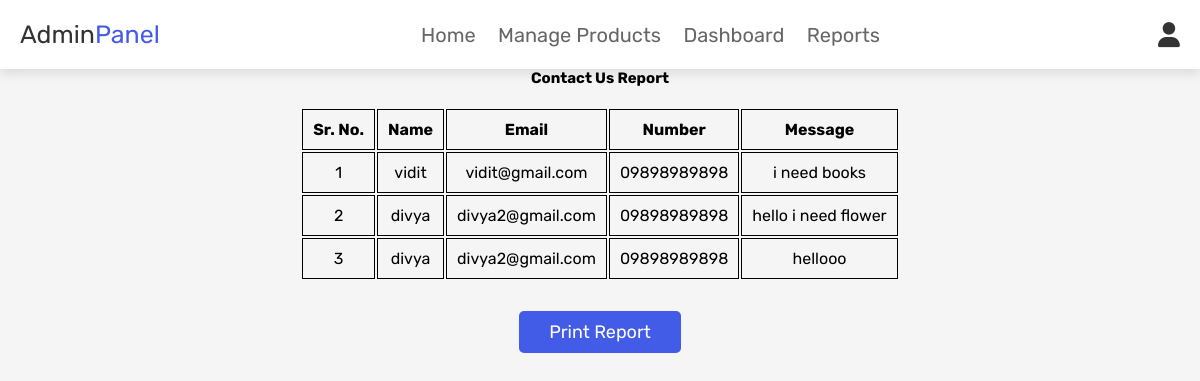
Page /contact_us_report.php on the committed database.
### tables this page shows
CREATE TABLE `message` (
  `id` int(100) NOT NULL,
  `user_id` int(100) NOT NULL,
  `name` varchar(100) NOT NULL,
  `email` varchar(100) NOT NULL,
  `number` varchar(12) NOT NULL,
  `message` varchar(500) NOT NULL
);

### contact_us_report.php (the view, shortened to what this page needs)
<?php
@include 'database.php';
$sql = "SELECT * FROM message ORDER BY id DESC";
 $query= $conn->query($sql)
?>
<html>
<head>
   <link rel="stylesheet" href="https://cdnjs.cloudflare.com/ajax/libs/font-awesome/6.0.0/css/all.min.css">
   <link rel="stylesheet" href="css/admin_style.css">
</head>
<body>
<?php @include 'admin_header.php'; ?>
	<h2 style="text-align:center ;">Contact Us Report</h2>
	<div class="container">
		<div id="rpt">
			<table border="1">
				<tr>
					<td><strong>Sr. No.</strong></td>
					<td><strong>Name</strong></td>
					<td><strong>Email</strong></td>
                    <td><strong>Number</strong></td>
					<td><strong>Message</strong></td>
				</tr>
				<?php
				$i=0;
				while ($res = $query->fetch_assoc()) {
					echo "<tr>";
					echo" <td >".++$i."</td>";
					echo "<td>".$res['name']."</td>";
					echo "<td>".$res['email']."</td>";
                    echo "<td>".$res['number']."</td>";
					echo "<td>".$res['message']."</td>";
					echo "</tr>";
				}
				?>
			</table>
		</div>
	</div>
<div class="container">
<button type="button" class="btn btn-dark"  onclick="myFunction()">Print Report</button>
</div>
</body>
</html>

### css/admin_style.css (style rules this page uses)
:root { --blue:#435ce8; --red:#c0392b; --orange:#f39c12; --black:#333; --white:#fff; --light-color:#666; --light-white:#ccc; --light-bg:#f5f5f5; --border:.2rem solid var(--black); --box-shadow:0 .5rem 1rem rgba(0,0,0,.1); }
* { font-family: 'Rubik', sans-serif; margin:0; padding:0; box-sizing: border-box; outline: none; border:none; text-decoration: none; transition:all .2s linear; }
html { font-size: 62.5%; overflow-x: hidden; scroll-behavior: smooth; scroll-padding-top: 6.5rem; }
body { background: var(--light-bg); }
.btn, .delete-btn, .option-btn { display: inline-block; border-radius: .5rem; margin-top: 1rem; font-size: 1.8rem; color:var(--white); cursor: pointer; padding:1rem 3rem; text-transform: capitalize; }
.btn { background-color: var(--blue); }

### contact_us_report.php (style rules this page uses)
.container { display: flex; justify-content: center; margin-top: 20px; }
table { width: 100%; }
table tr th, table tr td { padding: 10px; text-align: center; border-collapse: collapse; border: 1px solid black; }

### rows in the picture
message: name "vidit", email "vidit@gmail.com", number "09898989898", message "i need books"
message: name "divya", email "divya2@gmail.com", number "09898989898", message "hello i need flower"
message: name "divya", email "divya2@gmail.com", number "09898989898", message "hellooo"
